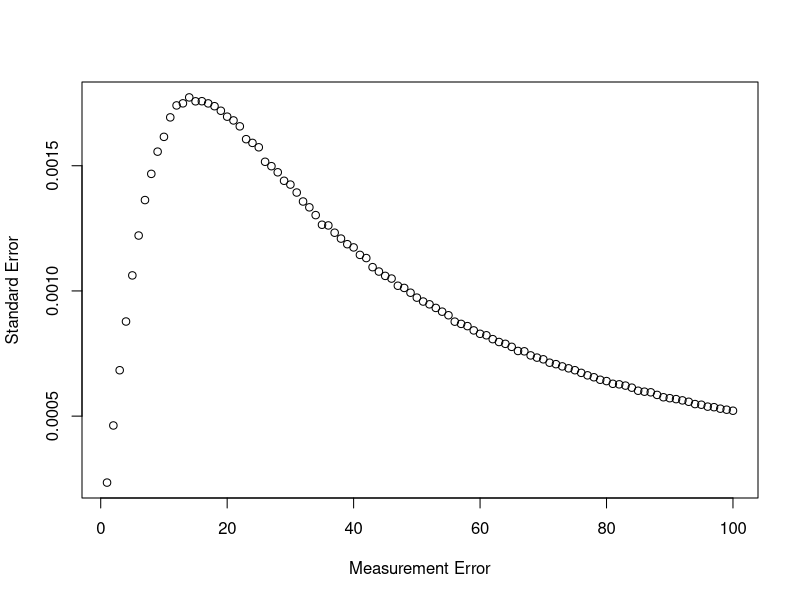
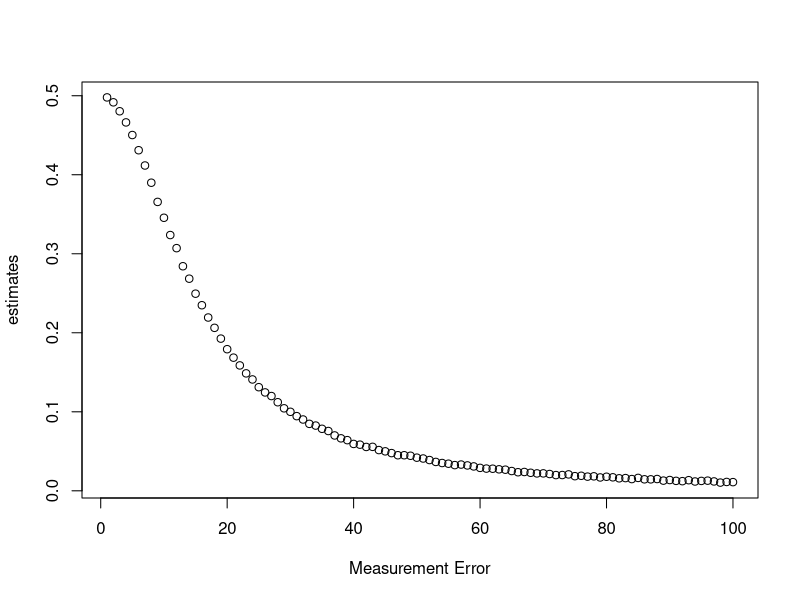
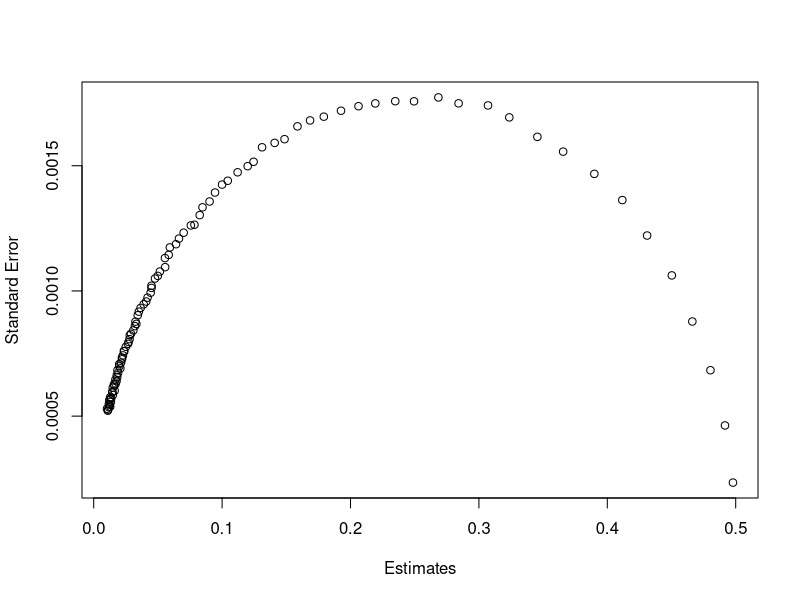
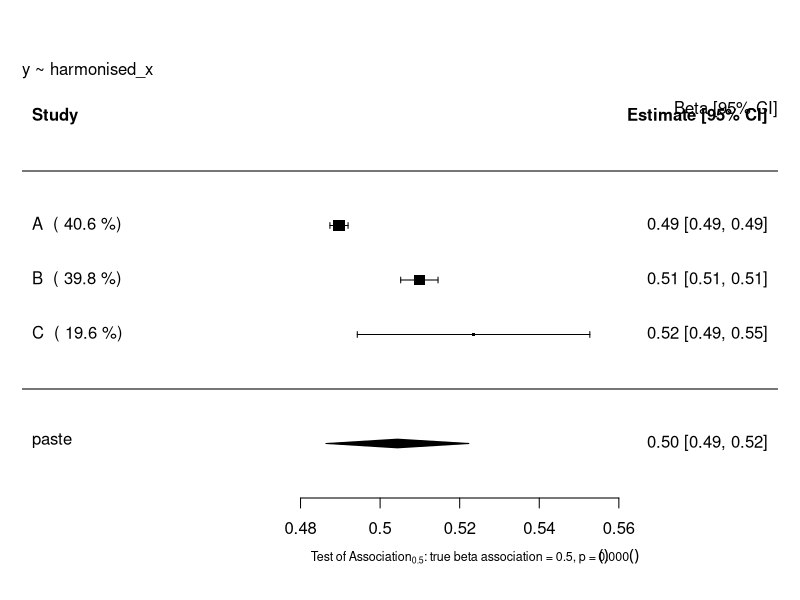

Generate these figures, in order, with R:
# Investigation into semi monotonic behaviour of standard error in Continuous Variables
## Author: Paul Scherer
##         Tom Bishop
## Institute: University of Cambridge MRC Epidemiology Unit 
## Date: 6.09.2017

# In this file we want to investigate whether we can replicate the semi monotonic behaviour exhibited by 
# standard error dependent on standard measurement error
library(ggplot2)
library(reshape2)
library(parallel)
library(stats)
library(metafor)

# Raw Data Set Properties
trueBeta = 0.5
constant = 20

study_size = 20000
raw_mean = 40
raw_stdev = 15

# Create Dataframe with x, create y from x, then add normal random noise to x
raw_data = data.frame(x = rnorm(n = study_size, mean = raw_mean, sd = raw_stdev))
raw_data$y = (trueBeta*raw_data$x) + constant

###############################################################################
########################### Functions #########################################
###############################################################################

createStudyData <- function(raw_data, measurement_error, number_of_indices){
    x_error = rnorm(n = study_size, mean = 0, sd = measurement_error)
    raw_data$measured_x = raw_data$x + x_error
    return(raw_data)
}

createValidationData <- function(val_size, measurement_error, number_of_indices) {
    validation_data = data.frame(x =  rnorm(n = val_size, mean = raw_mean, sd = raw_stdev))
    x_error = rnorm(n = val_size, mean = 0, sd = measurement_error)
    validation_data$measured_x = validation_data$x + x_error
    return (validation_data)
}

#######################################################################################
########################### Motivation of the Problem #################################
#######################################################################################
## Graphing Standard Error as a function of Measurement Error
error_upperbound = 100
std_error = vector("numeric", length = error_upperbound)
estimates = vector("numeric", length = error_upperbound)

for (measurement_error in 1:error_upperbound){
	x_error = rnorm(n = study_size, mean = 0, sd = measurement_error)
	raw_data$measured_x = raw_data$x + x_error
	fmla = as.formula(y ~ measured_x)
	linear_model = lm(formula = fmla, data = raw_data)
	x_estimate = linear_model$coefficients["measured_x"]
	x_stdErr = summary(linear_model)$coefficients["measured_x", "Std. Error"]
	std_error[measurement_error] = x_stdErr
	estimates[measurement_error] = x_estimate
}
plot (x = (1:error_upperbound), y = std_error, xlab = "Measurement Error", ylab = "Standard Error")
plot (x = (1:error_upperbound), y = estimates, xlab = "Measurement Error", ylab = "estimates")

plot (x = estimates, y = std_error, xlab = "Estimates", ylab = "Standard Error")

#######################################################################################
######################## Exhibiting the Effects on Studies ############################
#######################################################################################
# General Parameters
numLevels = 4
validation_size = 400

# Study A
measureError_A = 5
studyData_A = createStudyData(raw_data = raw_data, measurement_error = measureError_A, number_of_indices = numLevels)
validation_data_A = createValidationData(val_size = validation_size, measurement_error = measureError_A, number_of_indices = numLevels )

# Study B
measureError_B = 10
studyData_B = createStudyData(raw_data = raw_data, measurement_error = measureError_B, number_of_indices = numLevels)
validation_data_B = createValidationData(val_size = validation_size, measurement_error = measureError_B, number_of_indices = numLevels )

# Study C
measureError_C = 60
studyData_C = createStudyData(raw_data = raw_data, measurement_error = measureError_C, number_of_indices = numLevels)
validation_data_C = createValidationData(val_size = validation_size, measurement_error = measureError_C, number_of_indices = numLevels )

## Modeling x ~ measured_x in validation
fmla_harmonisation = as.formula(x~measured_x)
# Study A
lambda_lm_A <- lm(formula=fmla_harmonisation, data=validation_data_A)
lambda_A = lambda_lm_A$coefficients["measured_x"]
stdError_lambda_A = summary(lambda_lm_A)$coefficients["measured_x","Std. Error"]

# Study B
lambda_lm_B <- lm(formula=fmla_harmonisation, data=validation_data_B)
lambda_B = lambda_lm_B$coefficients["measured_x"]
stdError_lambda_B = summary(lambda_lm_B)$coefficients["measured_x","Std. Error"]

# Study C
lambda_lm_C <- lm(formula=fmla_harmonisation, data=validation_data_C)
lambda_C = lambda_lm_C$coefficients["measured_x"]
stdError_lambda_C = summary(lambda_lm_C)$coefficients["measured_x","Std. Error"]


## Transformation and Regression using Index Means
# Study A
new = data.frame(measured_x = studyData_A$measured_x)
studyData_A$harmonised_x = predict(lambda_lm_A, newdata = new)
lm_A <- lm(formula=y~harmonised_x, data=studyData_A)
estimate_A = lm_A$coefficients["harmonised_x"]
stdError_A = summary(lm_A)$coefficients["harmonised_x","Std. Error"]

# Study B
new = data.frame(measured_x = studyData_B$measured_x)
studyData_B$harmonised_x = predict(lambda_lm_B, newdata = new)
lm_B <- lm(formula=y~harmonised_x, data=studyData_B)
estimate_B = lm_B$coefficients["harmonised_x"]
stdError_B = summary(lm_B)$coefficients["harmonised_x","Std. Error"]

# Study C
new = data.frame(measured_x = studyData_C$measured_x)
studyData_C$harmonised_x = predict(lambda_lm_C, newdata = new)
lm_C <- lm(formula=y~harmonised_x, data=studyData_C)
estimate_C = lm_C$coefficients["harmonised_x"]
stdError_C = summary(lm_C)$coefficients["harmonised_x","Std. Error"]


## Random Effects Model Forest Plot Before Reweighting
estimates = c(estimate_A, estimate_B, estimate_C)
stand_errs = c(stdError_A, stdError_B, stdError_C)
labels = c("A","B","C")
res <- rma(yi = estimates, sei = stand_errs, method='DL', slab = labels)
weights_res <- weights.rma.uni(res)

# Forest Plot
res$slab <- paste(res$slab, " (", round(weights.rma.uni(res),digits=1), "%)")
fmla = as.formula(y~harmonised_x)
forest(res, mlab=bquote(paste('Overall (I'^2*' = ', .(round(res$I2)),'%, p = ',
    .(sprintf("%.3f", round(res$QEp,3))),')')),
xlab=bquote(paste('Test of Association'[0.5]*': true beta association = 0.5, p = ',
    .(sprintf("%.3f", round(res$pval,3))))), cex=1, cex.lab=0.75, cex.axis=1)
usr <- par("usr")
text(usr[2], usr[4], "Beta [95% CI]", adj = c(1, 4),cex=1)
text(usr[1], usr[4], paste0(gsub(paste0("Study Data","\\$"),"", deparse(fmla)),collapse="\n"), adj = c( 0, 1 ),cex=1)
